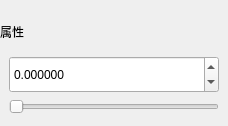
<?xml version='1.0' encoding='UTF-8'?>
<ui version="4.0">
  <class>MaterialPropertyRowForm</class>
  <widget class="QWidget" name="MaterialPropertyRowForm">
    <layout class="QVBoxLayout" name="rowLayout">
      <property name="leftMargin">
        <number>0</number>
      </property>
      <property name="topMargin">
        <number>3</number>
      </property>
      <property name="rightMargin">
        <number>0</number>
      </property>
      <property name="bottomMargin">
        <number>3</number>
      </property>
      <item>
        <widget class="QLabel" name="groupLabel">
          <property name="text">
            <string />
          </property>
          <property name="textFormat">
            <enum>Qt::PlainText</enum>
          </property>
          <property name="wordWrap">
            <bool>true</bool>
          </property>
        </widget>
      </item>
      <item>
        <widget class="QLabel" name="propertyLabel">
          <property name="text">
            <string>属性</string>
          </property>
          <property name="textFormat">
            <enum>Qt::PlainText</enum>
          </property>
          <property name="wordWrap">
            <bool>true</bool>
          </property>
        </widget>
      </item>
      <item>
        <widget class="MaterialValueStack" name="valueStack">
          <widget class="QWidget" name="numberPage">
            <layout class="QVBoxLayout" name="numberLayout">
              <item>
                <widget class="QDoubleSpinBox" name="numberSpin">
                  <property name="minimum">
                    <double>-1000000000000.000000</double>
                  </property>
                  <property name="maximum">
                    <double>1000000000000.000000</double>
                  </property>
                  <property name="decimals">
                    <number>6</number>
                  </property>
                  <property name="singleStep">
                    <double>0.100000</double>
                  </property>
                  <property name="sizePolicy">
                    <sizepolicy hsizetype="Ignored" vsizetype="Preferred">
                      <horstretch>0</horstretch>
                      <verstretch>0</verstretch>
                    </sizepolicy>
                  </property>
                  <property name="minimumSize">
                    <size>
                      <width>72</width>
                      <height>0</height>
                    </size>
                  </property>
                </widget>
              </item>
              <item>
                <widget class="QSlider" name="rangeSlider">
                  <property name="orientation">
                    <enum>Qt::Horizontal</enum>
                  </property>
                  <property name="maximum">
                    <number>1000</number>
                  </property>
                </widget>
              </item>
            </layout>
          </widget>
          <widget class="QWidget" name="integerPage">
            <layout class="QVBoxLayout" name="integerLayout">
              <item>
                <widget class="QLineEdit" name="integerEdit">
                  <property name="sizePolicy">
                    <sizepolicy hsizetype="Ignored" vsizetype="Preferred">
                      <horstretch>0</horstretch>
                      <verstretch>0</verstretch>
                    </sizepolicy>
                  </property>
                  <property name="minimumSize">
                    <size>
                      <width>48</width>
                      <height>0</height>
                    </size>
                  </property>
                </widget>
              </item>
            </layout>
          </widget>
          <widget class="QWidget" name="colorPage">
            <layout class="QVBoxLayout" name="colorPageLayout">
              <item>
                <layout class="QHBoxLayout" name="colorLayout">
                  <item>
                    <widget class="QPushButton" name="colorButton">
                      <property name="text">
                        <string>颜色…</string>
                      </property>
                    </widget>
                  </item>
                </layout>
              </item>
              <item>
                <layout class="QHBoxLayout" name="colorComponentsLayout">
                  <item>
                    <widget class="QDoubleSpinBox" name="colorRSpin">
                      <property name="minimum">
                        <double>-1000000000000.000000</double>
                      </property>
                      <property name="maximum">
                        <double>1000000000000.000000</double>
                      </property>
                      <property name="decimals">
                        <number>6</number>
                      </property>
                      <property name="singleStep">
                        <double>0.100000</double>
                      </property>
                      <property name="sizePolicy">
                        <sizepolicy hsizetype="Ignored" vsizetype="Preferred">
                          <horstretch>0</horstretch>
                          <verstretch>0</verstretch>
                        </sizepolicy>
                      </property>
                      <property name="minimumSize">
                        <size>
                          <width>48</width>
                          <height>0</height>
                        </size>
                      </property>
                      <property name="prefix">
                        <string>R </string>
                      </property>
                      <property name="toolTip">
                        <string>R · 红色</string>
                      </property>
                      <property name="accessibleName">
                        <string>R · 红色</string>
                      </property>
                    </widget>
                  </item>
                  <item>
                    <widget class="QDoubleSpinBox" name="colorGSpin">
                      <property name="minimum">
                        <double>-1000000000000.000000</double>
                      </property>
                      <property name="maximum">
                        <double>1000000000000.000000</double>
                      </property>
                      <property name="decimals">
                        <number>6</number>
                      </property>
                      <property name="singleStep">
                        <double>0.100000</double>
                      </property>
                      <property name="sizePolicy">
                        <sizepolicy hsizetype="Ignored" vsizetype="Preferred">
                          <horstretch>0</horstretch>
                          <verstretch>0</verstretch>
                        </sizepolicy>
                      </property>
                      <property name="minimumSize">
                        <size>
                          <width>48</width>
                          <height>0</height>
                        </size>
                      </property>
                      <property name="prefix">
                        <string>G </string>
                      </property>
                      <property name="toolTip">
                        <string>G · 绿色</string>
                      </property>
                      <property name="accessibleName">
                        <string>G · 绿色</string>
                      </property>
                    </widget>
                  </item>
                  <item>
                    <widget class="QDoubleSpinBox" name="colorBSpin">
                      <property name="minimum">
                        <double>-1000000000000.000000</double>
                      </property>
                      <property name="maximum">
                        <double>1000000000000.000000</double>
                      </property>
                      <property name="decimals">
                        <number>6</number>
                      </property>
                      <property name="singleStep">
                        <double>0.100000</double>
                      </property>
                      <property name="sizePolicy">
                        <sizepolicy hsizetype="Ignored" vsizetype="Preferred">
                          <horstretch>0</horstretch>
                          <verstretch>0</verstretch>
                        </sizepolicy>
                      </property>
                      <property name="minimumSize">
                        <size>
                          <width>48</width>
                          <height>0</height>
                        </size>
                      </property>
                      <property name="prefix">
                        <string>B </string>
                      </property>
                      <property name="toolTip">
                        <string>B · 蓝色</string>
                      </property>
                      <property name="accessibleName">
                        <string>B · 蓝色</string>
                      </property>
                    </widget>
                  </item>
                  <item>
                    <widget class="QDoubleSpinBox" name="colorASpin">
                      <property name="minimum">
                        <double>-1000000000000.000000</double>
                      </property>
                      <property name="maximum">
                        <double>1000000000000.000000</double>
                      </property>
                      <property name="decimals">
                        <number>6</number>
                      </property>
                      <property name="singleStep">
                        <double>0.100000</double>
                      </property>
                      <property name="sizePolicy">
                        <sizepolicy hsizetype="Ignored" vsizetype="Preferred">
                          <horstretch>0</horstretch>
                          <verstretch>0</verstretch>
                        </sizepolicy>
                      </property>
                      <property name="minimumSize">
                        <size>
                          <width>48</width>
                          <height>0</height>
                        </size>
                      </property>
                      <property name="prefix">
                        <string>A </string>
                      </property>
                      <property name="toolTip">
                        <string>A · 透明度</string>
                      </property>
                      <property name="accessibleName">
                        <string>A · 透明度</string>
                      </property>
                    </widget>
                  </item>
                </layout>
              </item>
            </layout>
          </widget>
          <widget class="QWidget" name="vectorPage">
            <layout class="QHBoxLayout" name="vectorLayout">
              <item>
                <widget class="QDoubleSpinBox" name="vectorXSpin">
                  <property name="minimum">
                    <double>-1000000000000.000000</double>
                  </property>
                  <property name="maximum">
                    <double>1000000000000.000000</double>
                  </property>
                  <property name="decimals">
                    <number>6</number>
                  </property>
                  <property name="singleStep">
                    <double>0.100000</double>
                  </property>
                  <property name="sizePolicy">
                    <sizepolicy hsizetype="Ignored" vsizetype="Preferred">
                      <horstretch>0</horstretch>
                      <verstretch>0</verstretch>
                    </sizepolicy>
                  </property>
                  <property name="minimumSize">
                    <size>
                      <width>48</width>
                      <height>0</height>
                    </size>
                  </property>
                  <property name="prefix">
                    <string>X </string>
                  </property>
                  <property name="toolTip">
                    <string>X · 向量分量</string>
                  </property>
                  <property name="accessibleName">
                    <string>X · 向量分量</string>
                  </property>
                </widget>
              </item>
              <item>
                <widget class="QDoubleSpinBox" name="vectorYSpin">
                  <property name="minimum">
                    <double>-1000000000000.000000</double>
                  </property>
                  <property name="maximum">
                    <double>1000000000000.000000</double>
                  </property>
                  <property name="decimals">
                    <number>6</number>
                  </property>
                  <property name="singleStep">
                    <double>0.100000</double>
                  </property>
                  <property name="sizePolicy">
                    <sizepolicy hsizetype="Ignored" vsizetype="Preferred">
                      <horstretch>0</horstretch>
                      <verstretch>0</verstretch>
                    </sizepolicy>
                  </property>
                  <property name="minimumSize">
                    <size>
                      <width>48</width>
                      <height>0</height>
                    </size>
                  </property>
                  <property name="prefix">
                    <string>Y </string>
                  </property>
                  <property name="toolTip">
                    <string>Y · 向量分量</string>
                  </property>
                  <property name="accessibleName">
                    <string>Y · 向量分量</string>
                  </property>
                </widget>
              </item>
              <item>
                <widget class="QDoubleSpinBox" name="vectorZSpin">
                  <property name="minimum">
                    <double>-1000000000000.000000</double>
                  </property>
                  <property name="maximum">
                    <double>1000000000000.000000</double>
                  </property>
                  <property name="decimals">
                    <number>6</number>
                  </property>
                  <property name="singleStep">
                    <double>0.100000</double>
                  </property>
                  <property name="sizePolicy">
                    <sizepolicy hsizetype="Ignored" vsizetype="Preferred">
                      <horstretch>0</horstretch>
                      <verstretch>0</verstretch>
                    </sizepolicy>
                  </property>
                  <property name="minimumSize">
                    <size>
                      <width>48</width>
                      <height>0</height>
                    </size>
                  </property>
                  <property name="prefix">
                    <string>Z </string>
                  </property>
                  <property name="toolTip">
                    <string>Z · 向量分量</string>
                  </property>
                  <property name="accessibleName">
                    <string>Z · 向量分量</string>
                  </property>
                </widget>
              </item>
              <item>
                <widget class="QDoubleSpinBox" name="vectorWSpin">
                  <property name="minimum">
                    <double>-1000000000000.000000</double>
                  </property>
                  <property name="maximum">
                    <double>1000000000000.000000</double>
                  </property>
                  <property name="decimals">
                    <number>6</number>
                  </property>
                  <property name="singleStep">
                    <double>0.100000</double>
                  </property>
                  <property name="sizePolicy">
                    <sizepolicy hsizetype="Ignored" vsizetype="Preferred">
                      <horstretch>0</horstretch>
                      <verstretch>0</verstretch>
                    </sizepolicy>
                  </property>
                  <property name="minimumSize">
                    <size>
                      <width>48</width>
                      <height>0</height>
                    </size>
                  </property>
                  <property name="prefix">
                    <string>W </string>
                  </property>
                  <property name="toolTip">
                    <string>W · 向量分量</string>
                  </property>
                  <property name="accessibleName">
                    <string>W · 向量分量</string>
                  </property>
                </widget>
              </item>
            </layout>
          </widget>
          <widget class="QWidget" name="texturePage">
            <layout class="QVBoxLayout" name="textureLayout">
              <item>
                <widget class="ResourceField" name="textureResource" />
              </item>
              <item>
                <layout class="QHBoxLayout" name="tilingLayout">
                  <item>
                    <widget class="QLabel" name="tilingLabel">
                      <property name="text">
                        <string>Tiling</string>
                      </property>
                      <property name="textFormat">
                        <enum>Qt::PlainText</enum>
                      </property>
                      <property name="wordWrap">
                        <bool>true</bool>
                      </property>
                    </widget>
                  </item>
                  <item>
                    <widget class="QDoubleSpinBox" name="tilingXSpin">
                      <property name="minimum">
                        <double>-1000000000000.000000</double>
                      </property>
                      <property name="maximum">
                        <double>1000000000000.000000</double>
                      </property>
                      <property name="decimals">
                        <number>6</number>
                      </property>
                      <property name="singleStep">
                        <double>0.100000</double>
                      </property>
                      <property name="sizePolicy">
                        <sizepolicy hsizetype="Ignored" vsizetype="Preferred">
                          <horstretch>0</horstretch>
                          <verstretch>0</verstretch>
                        </sizepolicy>
                      </property>
                      <property name="minimumSize">
                        <size>
                          <width>48</width>
                          <height>0</height>
                        </size>
                      </property>
                    </widget>
                  </item>
                  <item>
                    <widget class="QDoubleSpinBox" name="tilingYSpin">
                      <property name="minimum">
                        <double>-1000000000000.000000</double>
                      </property>
                      <property name="maximum">
                        <double>1000000000000.000000</double>
                      </property>
                      <property name="decimals">
                        <number>6</number>
                      </property>
                      <property name="singleStep">
                        <double>0.100000</double>
                      </property>
                      <property name="sizePolicy">
                        <sizepolicy hsizetype="Ignored" vsizetype="Preferred">
                          <horstretch>0</horstretch>
                          <verstretch>0</verstretch>
                        </sizepolicy>
                      </property>
                      <property name="minimumSize">
                        <size>
                          <width>48</width>
                          <height>0</height>
                        </size>
                      </property>
                    </widget>
                  </item>
                </layout>
              </item>
              <item>
                <layout class="QHBoxLayout" name="offsetLayout">
                  <item>
                    <widget class="QLabel" name="offsetLabel">
                      <property name="text">
                        <string>Offset</string>
                      </property>
                      <property name="textFormat">
                        <enum>Qt::PlainText</enum>
                      </property>
                      <property name="wordWrap">
                        <bool>true</bool>
                      </property>
                    </widget>
                  </item>
                  <item>
                    <widget class="QDoubleSpinBox" name="offsetXSpin">
                      <property name="minimum">
                        <double>-1000000000000.000000</double>
                      </property>
                      <property name="maximum">
                        <double>1000000000000.000000</double>
                      </property>
                      <property name="decimals">
                        <number>6</number>
                      </property>
                      <property name="singleStep">
                        <double>0.100000</double>
                      </property>
                      <property name="sizePolicy">
                        <sizepolicy hsizetype="Ignored" vsizetype="Preferred">
                          <horstretch>0</horstretch>
                          <verstretch>0</verstretch>
                        </sizepolicy>
                      </property>
                      <property name="minimumSize">
                        <size>
                          <width>48</width>
                          <height>0</height>
                        </size>
                      </property>
                    </widget>
                  </item>
                  <item>
                    <widget class="QDoubleSpinBox" name="offsetYSpin">
                      <property name="minimum">
                        <double>-1000000000000.000000</double>
                      </property>
                      <property name="maximum">
                        <double>1000000000000.000000</double>
                      </property>
                      <property name="decimals">
                        <number>6</number>
                      </property>
                      <property name="singleStep">
                        <double>0.100000</double>
                      </property>
                      <property name="sizePolicy">
                        <sizepolicy hsizetype="Ignored" vsizetype="Preferred">
                          <horstretch>0</horstretch>
                          <verstretch>0</verstretch>
                        </sizepolicy>
                      </property>
                      <property name="minimumSize">
                        <size>
                          <width>48</width>
                          <height>0</height>
                        </size>
                      </property>
                    </widget>
                  </item>
                </layout>
              </item>
            </layout>
          </widget>
          <widget class="QWidget" name="togglePage">
            <layout class="QVBoxLayout" name="toggleLayout">
              <item>
                <widget class="QCheckBox" name="toggleCheck">
                  <property name="text">
                    <string>启用</string>
                  </property>
                </widget>
              </item>
            </layout>
          </widget>
          <widget class="QWidget" name="enumPage">
            <layout class="QVBoxLayout" name="enumLayout">
              <item>
                <widget class="QComboBox" name="enumCombo">
                  <property name="sizePolicy">
                    <sizepolicy hsizetype="Ignored" vsizetype="Preferred">
                      <horstretch>0</horstretch>
                      <verstretch>0</verstretch>
                    </sizepolicy>
                  </property>
                  <property name="minimumSize">
                    <size>
                      <width>96</width>
                      <height>0</height>
                    </size>
                  </property>
                </widget>
              </item>
            </layout>
          </widget>
        </widget>
      </item>
    </layout>
  </widget>
  <customwidgets>
    <customwidget>
      <class>MaterialValueStack</class>
      <extends>QStackedWidget</extends>
      <header>MaterialValueStack.h</header>
      <container>1</container>
    </customwidget>
    <customwidget>
      <class>ResourceField</class>
      <extends>QWidget</extends>
      <header>ResourceField.h</header>
      <container>1</container>
    </customwidget>
  </customwidgets>
  <resources />
  <connections />
</ui>
